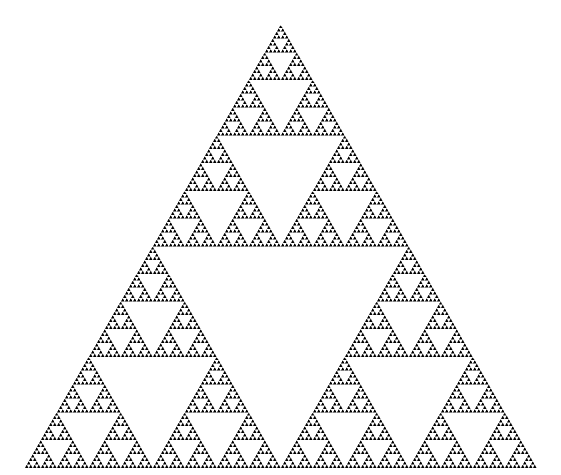
#> input picture notebooks/lib/sierpinski.png, 1122 x 949 px (shown at 1/2 size)
$ jupyter execute --allow-errors analyze_LFHF-questionaire.ipynb
#> lines starting #> are read from the running program, lines starting #| are printed output that depends on the picture; after the words box and inside, x2 and y2 are one past the last pixel; in counts of white or black regions, pixels touching at a corner belong together; long printed decimals are rounded
### notebooks/lib/myfunc.py
import cv2
import math
import numpy as np
from PIL import Image
import matplotlib.pyplot as plt

class FractalParser():
    def __init__(self):
        pass

    def get_fractal_dimension(self, image_file, max_box_size=100, min_box_size=1, show_figures=False):
#> called with image_file = './lib/sierpinski.png', max_box_size = 100, min_box_size = 5, show_figures = True
        image = cv2.imread(image_file)
#> image is the input picture: shape (949, 1122, 3); 95.1% white; 2187 black regions, largest, box (x1, y1, x2, y2) and area: (554, 57, 561, 63) 24, (562, 57, 569, 63) 24, (550, 64, 557, 70) 24
        image_gray = cv2.cvtColor(image, cv2.COLOR_RGB2GRAY)
        ret2, image_otsu = cv2.threshold(image_gray, 0, 255, cv2.THRESH_OTSU)
#> ret2 = 0
        image_binalized = image_otsu==0
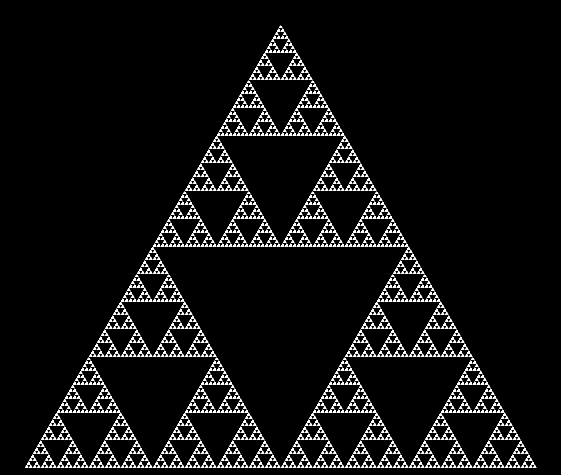
#> image_binalized: shape (949, 1122) bool (shown at 1/2 size); 4.9% white; 2187 white regions, largest, box (x1, y1, x2, y2) and area: (554, 57, 561, 63) 24, (562, 57, 569, 63) 24, (550, 64, 557, 70) 24
        width, height = image_otsu.shape[:2]
#> width = 949; height = 1122
        box_size = max_box_size
        box_sizes = []
        box_counts = []
        while box_size >=  min_box_size:
            count = self.count_box(
                image_array = image_binalized,
                box_size = box_size
            )
            box_sizes.append(box_size)
            box_counts.append(count)
            box_size = int(box_size / 1.2)
#> this loop made 15 passes
#> count on passes 1 to 12: 61, 83, 110, 146, 187, 248, 368, 470, 675, 969, 1254, 1847
#> after the loop, box_counts = [61, 83, 110, 146, 187, 248, 368, 470, 675, 969, 1254, 1847, 2475, 3574, 6079]; box_sizes = [100, 83, 69, 57, 47, 39, 32, 26, 21, 17, 14, 11, 9, 7, 5]
        log_box_sizes = np.log(box_sizes)
#> log_box_sizes = [4.61, 4.42, 4.23, 4.04, 3.85, 3.66, 3.47, 3.26, 3.04, 2.83, 2.64, 2.4, 2.2, 1.95, 1.61]
        log_box_counts = np.log(box_counts)
#> log_box_counts = [4.11, 4.42, 4.7, 4.98, 5.23, 5.51, 5.91, 6.15, 6.51, 6.88, 7.13, 7.52, 7.81, 8.18, 8.71]
        fractal_dimension = -np.polyfit(log_box_sizes, log_box_counts, 1)[0]
#> fractal_dimension = 1.54
        if show_figures:
            fig = plt.figure()
            ax1 = fig.add_subplot(1, 2, 1)
            ax1.set_title("original")
            ax1.imshow(image)
            ax2 = fig.add_subplot(1, 2, 2)
            ax2.set_title("binalized")
            ax2.imshow(image_binalized)
            plt.show()
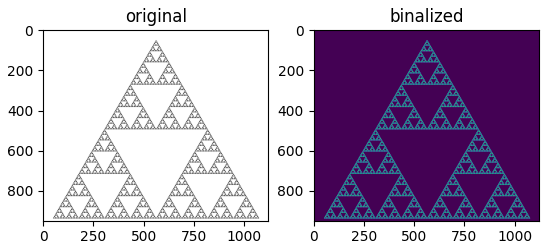
#> figure drawn by matplotlib, 2 panels
        return fractal_dimension

    def count_box(self, image_array, box_size):
        width, height = image_array.shape[:2]
        num_grid_x = math.ceil(width/box_size)
        num_grid_y = math.ceil(height/box_size)
        count = 0
        for grid_index_x in range(num_grid_x):
            for grid_index_y in range(num_grid_y):
                pixels_in_box = image_array[
                    grid_index_x * box_size : (grid_index_x+1) * box_size,
                    grid_index_y * box_size : (grid_index_y+1) * box_size
                ].flatten()
                if np.sum(pixels_in_box) > 0:
                    count += 1
        return count

# [10 lines that do not run on import are left out]

### notebooks/analyze_LFHF-questionaire.ipynb
[cell 1]
import os
import math
import numpy as np
import pandas as pd
from PIL import Image
import matplotlib.pyplot as plt
from lib.myfunc import FractalParser

[cell 2]
experimental_results_file = "../experimental_data/experimental_results.csv"
questionnaire_details_file = "../experimental_data/questionnaire_details.csv"
image_dir = "../experimental_data/images"

#> (the rest of this cell did not finish here and is left out)

<h2>Correlation(Relationship) between Answer of Questionnaire and Value of LF/HF</h2>
<p>- For each questionnaire, ilustrate(plot) the relationship between questionnaire answer and LFHF value.</p>

#> (a cell that did not finish here is left out)

[cell 4]
questionnaire_ids = ["q1", "q2", "q3", "q4", "q5", "q6"]
#> (the rest of this cell did not finish here and is left out)

<h2>Calculate Fractal Dimension using "Box Counting"<h2>

[cell 5]
fractal_parser = FractalParser()
fractal_dimensions = []
#> (the rest of this cell did not finish here and is left out)

<h2>Correlation between Answer of Questionnaire and Fractal Dimension</h2>
<p>- For each questionnaire, ilustrate(plot) the relationship between questionnaire answer and Fractal Dimension.</p>

<h4>Merge calculated fractal dimensions and experimental results </h4>

#> (a cell that did not finish here is left out)

<h4>Plot correlation and calculate correlation coefficient</h4>

[cell 7]
questionnaire_ids = ["q1", "q2", "q3", "q4", "q5", "q6"]
#> (the rest of this cell did not finish here and is left out)

<h2>Correlation between Variation of LF/HF value and Fractal Dimension</h2>
<p>- For each questionnaire, ilustrate(plot) the relationship between variation of LF/HF value and Fractal Dimension.</p>

#> (a cell that did not finish here is left out)

<h3>Check whether calculated value and theoretical value match</h3>

[cell 9]
validation_data_list = [
    {
        "image_file": "./lib/sierpinski.png",
        "theoretical_value": 1.5850
    },
    {
        "image_file": "./lib/koch.png",
        "theoretical_value": 1.2619
    }
]
for validation_data in validation_data_list:
    image_file = validation_data["image_file"]
    fractal_dimension = fractal_parser.get_fractal_dimension(
        image_file = image_file,
        max_box_size = 100,
        min_box_size = 5,
        show_figures = True
    )
#> fractal_dimension = 1.54
    print("fractal_dimension\ncalculated value -> {}\ntheoretical_value -> {}".format(fractal_dimension, validation_data["theoretical_value"]))
#| fractal_dimension
#| calculated value -> 1.536
#| theoretical_value -> 1.585
#> pass 2 of the loop `for validation_data in validation_data_list:`:
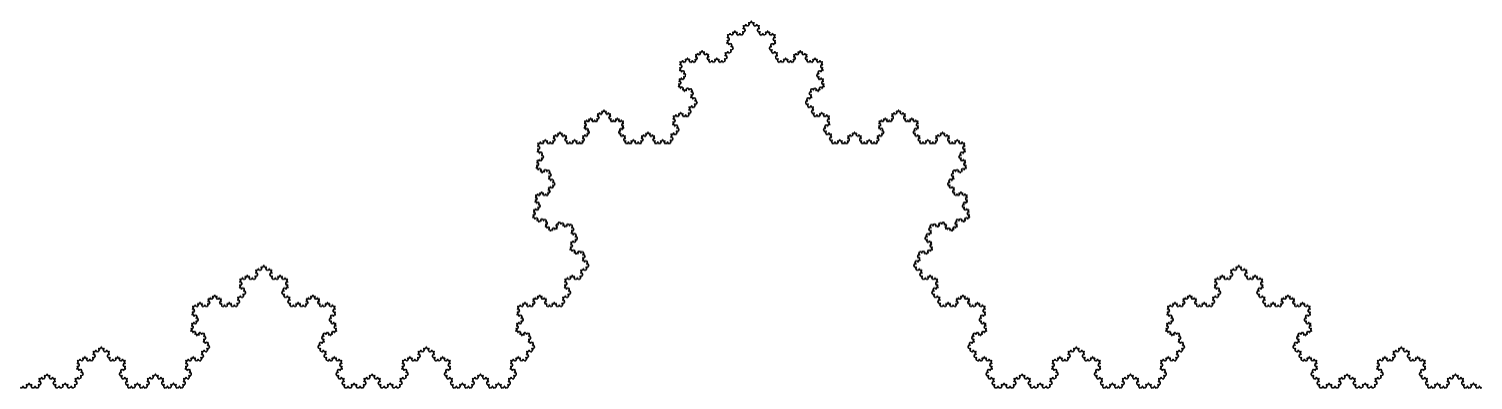
#> input picture notebooks/lib/koch.png, 1502 x 409 px
#> in get_fractal_dimension, image is the input picture: shape (409, 1502, 3); min 1, max 255, mean 251.3
#> image_gray: shape (409, 1502)
#> in get_fractal_dimension (call 2), `ret2, image_otsu = cv2.threshold(image_gray, 0, 255, cv2.THRESH_OTSU)`:
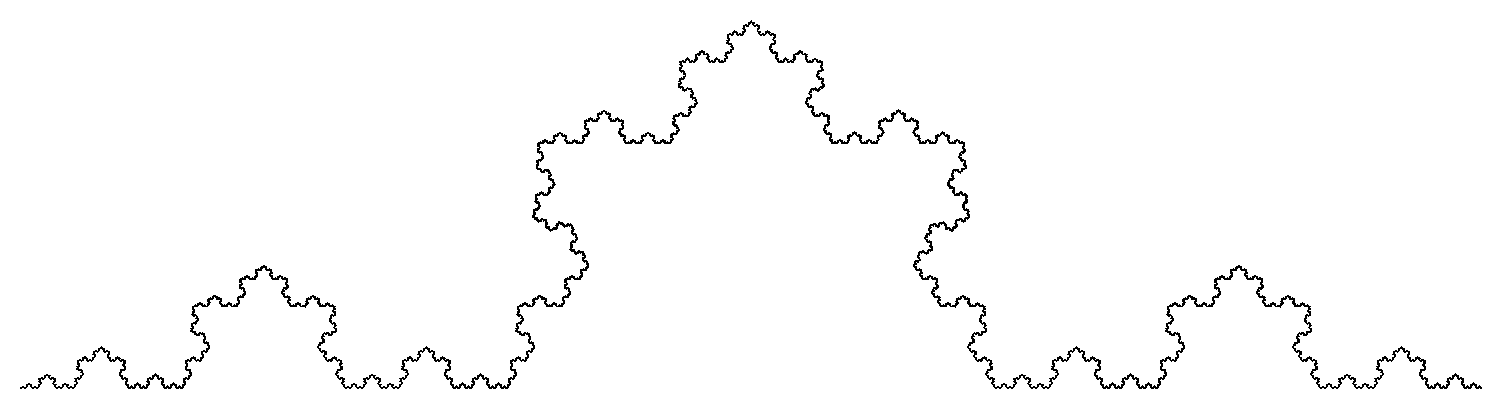
#> image_otsu: shape (409, 1502); 98.3% white; black in thin lines or dots, all inside (x1, y1, x2, y2) = (20, 20, 1482, 389)
#> ret2 = 154
#> the loop in get_fractal_dimension (call 2), `while box_size >=  min_box_size:` made 15 passes
#> count on passes 1 to 8: 25, 32, 50, 56, 85, 88, 130, 145
#> after the loop in get_fractal_dimension (call 2), `while box_size >=  min_box_size:`: box_counts = [25, 32, 50, 56, 85, 88, 130, 145, 204, 264, 325, 470, 657, 796, 1232]
#> log_box_counts = [3.22, 3.47, 3.91, 4.03, 4.44, 4.48, 4.87, 4.98, 5.32, 5.58, 5.78, 6.15, 6.49, 6.68, 7.12]
#> in get_fractal_dimension (call 2), `fractal_dimension = -np.polyfit(log_box_sizes, log_box_counts, 1)[0]`: fractal_dimension = 1.28
#> in get_fractal_dimension (call 2), `plt.show()`:
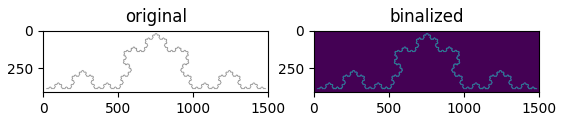
#> figure drawn by matplotlib, 2 panels
#| fractal_dimension
#| calculated value -> 1.279
#| theoretical_value -> 1.2619
